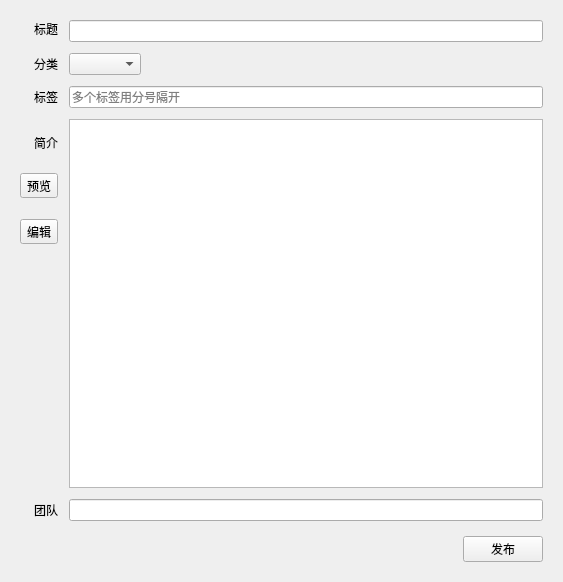
<?xml version="1.0" encoding="UTF-8"?>
<ui version="4.0">
 <class>PubEdit</class>
 <widget class="QWidget" name="PubEdit">
  <property name="geometry">
   <rect>
    <x>0</x>
    <y>0</y>
    <width>563</width>
    <height>582</height>
   </rect>
  </property>
  <property name="windowTitle">
   <string>预览</string>
  </property>
  <layout class="QVBoxLayout" name="verticalLayout_2">
   <item>
    <widget class="QFrame" name="frame_3">
     <layout class="QFormLayout" name="formLayout">
      <property name="labelAlignment">
       <set>Qt::AlignRight|Qt::AlignTrailing|Qt::AlignVCenter</set>
      </property>
      <property name="horizontalSpacing">
       <number>11</number>
      </property>
      <property name="verticalSpacing">
       <number>11</number>
      </property>
      <property name="bottomMargin">
       <number>0</number>
      </property>
      <item row="0" column="0">
       <widget class="QLabel" name="labTitle">
        <property name="sizePolicy">
         <sizepolicy hsizetype="Fixed" vsizetype="Fixed">
          <horstretch>0</horstretch>
          <verstretch>0</verstretch>
         </sizepolicy>
        </property>
        <property name="text">
         <string>标题</string>
        </property>
       </widget>
      </item>
      <item row="0" column="1">
       <widget class="QLineEdit" name="txtTitle"/>
      </item>
      <item row="3" column="0">
       <widget class="QLabel" name="labCat">
        <property name="text">
         <string>分类</string>
        </property>
       </widget>
      </item>
      <item row="3" column="1">
       <widget class="QComboBox" name="comboCat">
        <property name="sizePolicy">
         <sizepolicy hsizetype="Maximum" vsizetype="Fixed">
          <horstretch>0</horstretch>
          <verstretch>0</verstretch>
         </sizepolicy>
        </property>
       </widget>
      </item>
      <item row="6" column="0">
       <widget class="QLabel" name="labTags">
        <property name="text">
         <string>标签</string>
        </property>
       </widget>
      </item>
      <item row="10" column="0">
       <widget class="QFrame" name="frame_2">
        <property name="sizePolicy">
         <sizepolicy hsizetype="Preferred" vsizetype="Preferred">
          <horstretch>0</horstretch>
          <verstretch>0</verstretch>
         </sizepolicy>
        </property>
        <property name="layoutDirection">
         <enum>Qt::RightToLeft</enum>
        </property>
        <layout class="QVBoxLayout" name="verticalLayout">
         <property name="leftMargin">
          <number>0</number>
         </property>
         <property name="topMargin">
          <number>0</number>
         </property>
         <property name="rightMargin">
          <number>0</number>
         </property>
         <property name="bottomMargin">
          <number>0</number>
         </property>
         <item>
          <widget class="QLabel" name="labIntro">
           <property name="sizePolicy">
            <sizepolicy hsizetype="Fixed" vsizetype="Fixed">
             <horstretch>0</horstretch>
             <verstretch>0</verstretch>
            </sizepolicy>
           </property>
           <property name="text">
            <string>简介</string>
           </property>
           <property name="alignment">
            <set>Qt::AlignLeading|Qt::AlignLeft|Qt::AlignVCenter</set>
           </property>
          </widget>
         </item>
         <item>
          <widget class="QToolButton" name="btnPreviewIntro">
           <property name="text">
            <string>预览</string>
           </property>
          </widget>
         </item>
         <item>
          <widget class="QToolButton" name="btnEditIntro">
           <property name="text">
            <string>编辑</string>
           </property>
          </widget>
         </item>
        </layout>
       </widget>
      </item>
      <item row="12" column="0">
       <widget class="QLabel" name="labTeam">
        <property name="text">
         <string>团队</string>
        </property>
       </widget>
      </item>
      <item row="12" column="1">
       <widget class="QLineEdit" name="txtTeam">
        <property name="readOnly">
         <bool>true</bool>
        </property>
       </widget>
      </item>
      <item row="6" column="1">
       <widget class="QFrame" name="frameTags">
        <layout class="QHBoxLayout" name="horizontalLayout">
         <property name="leftMargin">
          <number>0</number>
         </property>
         <property name="topMargin">
          <number>0</number>
         </property>
         <property name="rightMargin">
          <number>0</number>
         </property>
         <property name="bottomMargin">
          <number>0</number>
         </property>
         <item>
          <widget class="QLineEdit" name="txtTags">
           <property name="toolTip">
            <string>多个标签用分号隔开</string>
           </property>
           <property name="statusTip">
            <string>多个标签用分号隔开</string>
           </property>
           <property name="placeholderText">
            <string>多个标签用分号隔开</string>
           </property>
          </widget>
         </item>
        </layout>
       </widget>
      </item>
      <item row="10" column="1">
       <layout class="QVBoxLayout" name="frameIntro">
        <property name="spacing">
         <number>0</number>
        </property>
        <item>
         <widget class="QPlainTextEdit" name="txtIntro">
          <property name="lineWrapMode">
           <enum>QPlainTextEdit::NoWrap</enum>
          </property>
         </widget>
        </item>
       </layout>
      </item>
     </layout>
    </widget>
   </item>
   <item>
    <widget class="QFrame" name="frame_4">
     <layout class="QHBoxLayout" name="horizontalLayout_2">
      <item>
       <spacer name="horizontalSpacer">
        <property name="orientation">
         <enum>Qt::Horizontal</enum>
        </property>
        <property name="sizeHint" stdset="0">
         <size>
          <width>40</width>
          <height>20</height>
         </size>
        </property>
       </spacer>
      </item>
      <item>
       <widget class="QPushButton" name="btnPublish">
        <property name="text">
         <string>发布</string>
        </property>
       </widget>
      </item>
     </layout>
    </widget>
   </item>
  </layout>
 </widget>
 <resources/>
 <connections/>
</ui>
